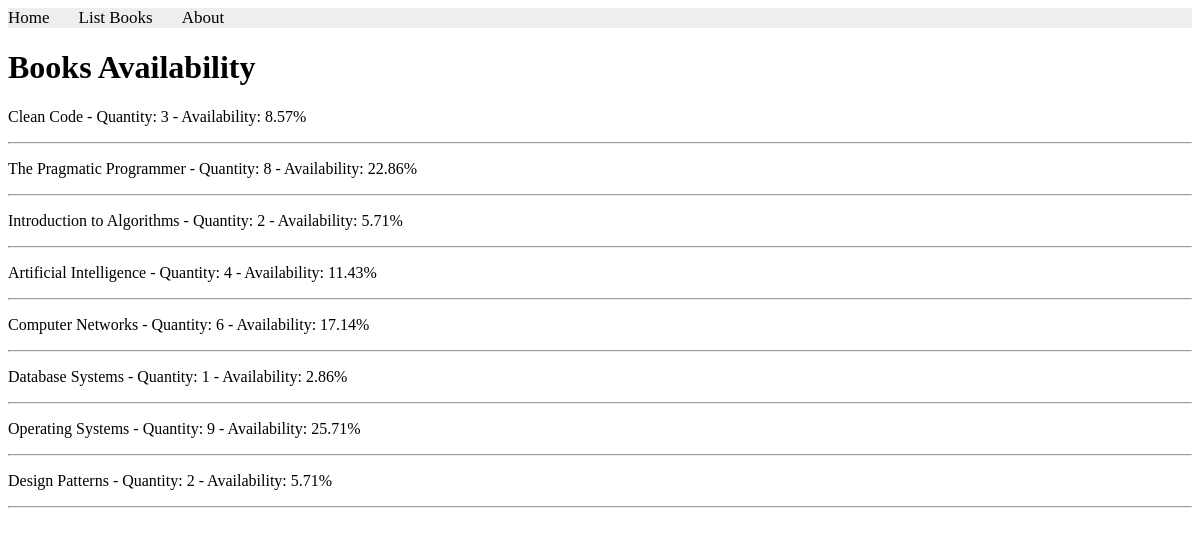
/books/lab9/task1/, run on the app's committed database.
### apps/bookmodule/models.py (models this page shows)
class Book(models.Model):
    title = models.CharField(max_length=100)
    price = models.FloatField(default=0.0)
    quantity = models.IntegerField(default=1)
    pubdate = models.DateTimeField()
    rating = models.SmallIntegerField(default=1)
    publisher = models.ForeignKey(Publisher, null=True, on_delete=models.SET_NULL)
    authors = models.ManyToManyField(Author)

### apps/bookmodule/views.py (the view)
# urls.py: path('lab9/task1/', views.lab9_task1, name='books.lab9_task1'),
def lab9_task1(request):
    books = Book.objects.all()
    total = sum(b.quantity for b in books)
    for book in books:
        book.percentage = round((book.quantity / total) * 100, 2)
    return render(request, 'bookmodule/lab9_task1.html', {'books': books})

### apps/templates/bookmodule/lab9_task1.html (shortened to what this page needs)
{% extends "layouts/base.html" %}
{% block content %}
<h1>Books Availability</h1>
{% for book in books %}
    <p>{{ book.title }} - Quantity: {{ book.quantity }} - Availability: {{ book.percentage }}%</p>
    <hr>
{% endfor %}
{% endblock content %}

### data on the page
Book: title "Clean Code", quantity "3", percentage "8.57"
Book: title "The Pragmatic Programmer", quantity "8", percentage "22.86"
Book: title "Introduction to Algorithms", quantity "2", percentage "5.71"
Book: title "Artificial Intelligence", quantity "4", percentage "11.43"
Book: title "Computer Networks", quantity "6", percentage "17.14"
Book: title "Database Systems", quantity "1", percentage "2.86"
Book: title "Operating Systems", quantity "9", percentage "25.71"
Book: title "Design Patterns", quantity "2", percentage "5.71"
